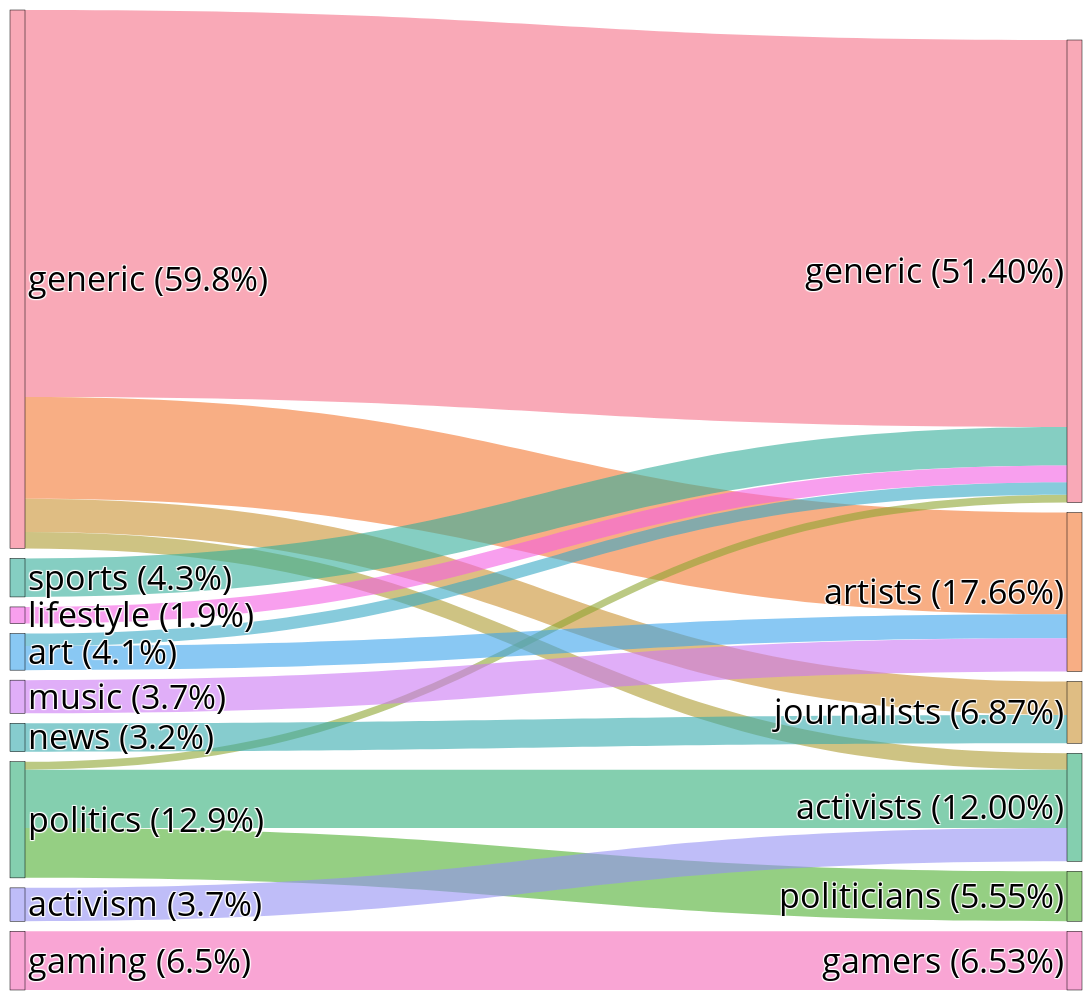

Notebook code cell kept with this figure:
### Code cell
import pandas as pd
import plotly.graph_objects as go
import seaborn as sns
import re
from collections import defaultdict, Counter

file_path = "../data/classified_posts/classified_starter_packs_hpc.csv"
df = pd.read_csv(file_path)

def normalize_classification(text, is_starter_pack=False):
    if pd.isna(text):
        return ""
    text = text.lower()
    text = re.sub(r"\(.*?\)", "", text)
    text = re.sub(r"-.*", "", text).strip()
    if "n/a" in text or "unknown" in text:
        return ""
    text = re.sub(r"[^\w\s]", "", text)

    singular_to_plural = {"art": "arts"}
    for singular, plural in singular_to_plural.items():
        if singular == text:
            text = plural
            break

    if "anti" in text:
        return "activism"

    if is_starter_pack:
        if any(kw in text for kw in {"social media", "media", "social"}):
            return "generic"
        if "creative" in text or "anime" in text:
            return "art"
        if "news aggregator" in text:
            return "news"
        if "political" in text:
            return "politics"
    else:
        if any(kw in text for kw in {"friend", "individual", "fan", "influencer", "user", "users", "social media", "social circle", "community", "people", "consumers", "learners"}):
            return "generic"
        if "creator" in text or "creative" in text:
            return "artists"
    return text

df["cleaned_starter_pack"] = df["starter_pack_classification"].apply(lambda x: normalize_classification(x, is_starter_pack=True))
df["cleaned_participants"] = df["participants_classification"].apply(normalize_classification)

df = df[(df["cleaned_starter_pack"] != "") & (df["cleaned_participants"] != "")]

df["grouped_starter_pack"] = df["cleaned_starter_pack"]
df["grouped_participants"] = df["cleaned_participants"]

top_20_starter_packs = df["grouped_starter_pack"].value_counts().nlargest(10).index
top_20_participants = df["grouped_participants"].value_counts().nlargest(10).index

df = df[df["grouped_starter_pack"].isin(top_20_starter_packs)]
df = df[df["grouped_participants"].isin(top_20_participants)]

starter_pack_classes = df["grouped_starter_pack"].unique()
participant_classes = df["grouped_participants"].unique()

starter_pack_class_map = {label: idx for idx, label in enumerate(starter_pack_classes)}
participant_class_map = {label: idx + len(starter_pack_classes) for idx, label in enumerate(participant_classes)}

df["source"] = df["grouped_starter_pack"].map(starter_pack_class_map)
df["target"] = df["grouped_participants"].map(participant_class_map)

source_target_counts = (
    df.groupby(["source", "target"])
    .size()
    .reset_index(name="value")
)

min_link_threshold = 100
source_target_counts = source_target_counts[source_target_counts["value"] >= min_link_threshold]

# ➕ Calculate inflow and outflow percentages
total_value = source_target_counts["value"].sum()

# Link-level percentages for hover
link_labels = []
for _, row in source_target_counts.iterrows():
    source_label = list(starter_pack_class_map.keys())[list(starter_pack_class_map.values()).index(row["source"])]
    target_label = list(participant_class_map.keys())[list(participant_class_map.values()).index(row["target"])]
    value = row["value"]
    pct = (value / total_value) * 100
    label = f"{source_label} → {target_label} ({pct:.1f}%)"
    link_labels.append(label)

# ➕ Create new labels with flow summaries
inflow = defaultdict(int)
outflow = defaultdict(int)

for _, row in source_target_counts.iterrows():
    outflow[row["source"]] += row["value"]
    inflow[row["target"]] += row["value"]

labels = []
for i in range(len(starter_pack_class_map)):
    value = outflow[i]
    percent = (value / total_value) * 100
    label = list(starter_pack_class_map.keys())[i]
    labels.append(f"{label} ({percent:.1f}%)")

for i in range(len(participant_class_map)):
    node_index = i + len(starter_pack_class_map)
    value = inflow[node_index]
    percent = (value / total_value) * 100
    label = list(participant_class_map.keys())[i]
    labels.append(f"{label} ({percent:.2f}%)")

# ➕ Use seaborn for color palette
palette = sns.color_palette("husl", len(source_target_counts))
colors = [f"rgba({int(r*255)}, {int(g*255)}, {int(b*255)}, 0.6)" for r, g, b in palette]

# ➕ Assign dominant link colors to nodes
node_colors = defaultdict(list)
for idx, (source, target, value) in enumerate(source_target_counts.itertuples(index=False, name=None)):
    node_colors[source].append((colors[idx], value))
    node_colors[target].append((colors[idx], value))

def get_dominant_color(pairs):
    scores = defaultdict(float)
    for color, value in pairs:
        scores[color] += value
    return max(scores, key=scores.get)

node_colors_dominant = [get_dominant_color(node_colors[i]) if i in node_colors else "rgba(200,200,200,0.6)" for i in range(len(labels))]

# ➕ Build Sankey diagram
fig = go.Figure(go.Sankey(
    arrangement="snap",
    node=dict(
        pad=10,
        thickness=15,
        line=dict(color="black", width=0.5),
        label=labels,
        color=node_colors_dominant
    ),
    link=dict(
        source=source_target_counts["source"],
        target=source_target_counts["target"],
        value=source_target_counts["value"],
        color=colors,
        customdata=link_labels,
        hovertemplate='%{customdata}<extra></extra>'
    )
))

fig.update_layout(
    width=1400,
    height=1000,
    margin=dict(l=10, r=10, t=10, b=10),
    hovermode="x unified",
    font=dict(size=34, color="black"),
)

fig.write_image("sankey_with_percentages.png", scale=3)
fig.show()

### Figure 1 — Plotly figure (JSON) as saved in the notebook; plotly's stock layout.template omitted (floating-point values rounded to 4 significant figures)
{"data": [{"arrangement": "snap", "link": {"color": ["rgba(246, 112, 136, 0.6)", "rgba(243, 121, 50, 0.6)", "rgba(202, 145, 49, 0.6)", "rgba(173, 156, 49, 0.6)", "rgba(142, 165, 49, 0.6)", "rgba(79, 176, 49, 0.6)", "rgba(51, 176, 122, 0.6)", "rgba(52, 173, 153, 0.6)", "rgba(54, 171, 174, 0.6)", "rgba(56, 168, 197, 0.6)", "rgba(59, 163, 236, 0.6)", "rgba(148, 145, 244, 0.6)", "rgba(204, 121, 244, 0.6)", "rgba(244, 95, 227, 0.6)", "rgba(245, 105, 183, 0.6)"], "customdata": ["generic → generic (43.0%)", "generic → artists (11.3%)", "generic → journalists (3.7%)", "generic → activists (1.8%)", "politics → generic (0.9%)", "politics → politicians (5.5%)", "politics → activists (6.5%)", "sports → generic (4.3%)", "news → journalists (3.2%)", "art → generic (1.4%)", "art → artists (2.7%)", "activism → activists (3.7%)", "music → artists (3.7%)", "lifestyle → generic (1.9%)", "gaming → gamers (6.5%)"], "hovertemplate": "%{customdata}<extra></extra>", "source": [0, 0, 0, 0, 1, 1, 1, 2, 3, 4, 4, 5, 6, 7, 8], "target": [10, 11, 12, 14, 10, 13, 14, 10, 12, 10, 11, 14, 11, 10, 16], "value": [5482, 1440, 473, 231, 112, 707, 826, 546, 403, 176, 342, 473, 469, 236, 832]}, "node": {"color": ["rgba(246, 112, 136, 0.6)", "rgba(51, 176, 122, 0.6)", "rgba(52, 173, 153, 0.6)", "rgba(54, 171, 174, 0.6)", "rgba(59, 163, 236, 0.6)", "rgba(148, 145, 244, 0.6)", "rgba(204, 121, 244, 0.6)", "rgba(244, 95, 227, 0.6)", "rgba(245, 105, 183, 0.6)", "rgba(200,200,200,0.6)", "rgba(246, 112, 136, 0.6)", "rgba(243, 121, 50, 0.6)", "rgba(202, 145, 49, 0.6)", "rgba(79, 176, 49, 0.6)", "rgba(51, 176, 122, 0.6)", "rgba(200,200,200,0.6)", "rgba(245, 105, 183, 0.6)", "rgba(200,200,200,0.6)", "rgba(200,200,200,0.6)", "rgba(200,200,200,0.6)"], "label": ["generic (59.8%)", "politics (12.9%)", "sports (4.3%)", "news (3.2%)", "art (4.1%)", "activism (3.7%)", "music (3.7%)", "lifestyle (1.9%)", "gaming (6.5%)", "education (0.0%)", "generic (51.40%)", "artists (17.66%)", "journalists (6.87%)", "politicians (5.55%)", "activists (12.00%)", "developers (0.00%)", "gamers (6.53%)", "scholars (0.00%)", "writers (0.00%)", "scientists (0.00%)"], "line": {"color": "black", "width": 0.5}, "pad": 10, "thickness": 15}, "type": "sankey"}], "layout": {"font": {"color": "black", "size": 34}, "height": 1000, "hovermode": "x unified", "margin": {"b": 10, "l": 10, "r": 10, "t": 10}, "width": 1400}}
